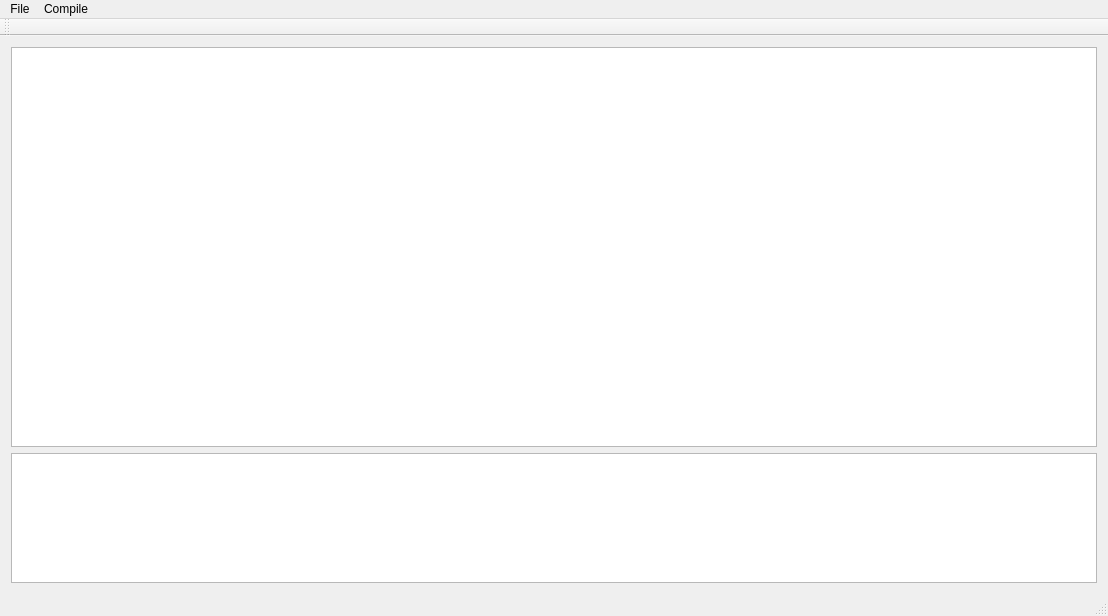
<?xml version="1.0" encoding="UTF-8"?>
<ui version="4.0">
 <class>MainWindow</class>
 <widget class="QMainWindow" name="MainWindow">
  <property name="geometry">
   <rect>
    <x>0</x>
    <y>0</y>
    <width>1108</width>
    <height>616</height>
   </rect>
  </property>
  <property name="windowTitle">
   <string>MainWindow</string>
  </property>
  <widget class="QWidget" name="centralWidget">
   <layout class="QVBoxLayout" name="verticalLayout_3">
    <item>
     <widget class="QPlainTextEdit" name="plainTextEdit">
      <property name="minimumSize">
       <size>
        <width>0</width>
        <height>400</height>
       </size>
      </property>
      <property name="locale">
       <locale language="English" country="UnitedStates"/>
      </property>
     </widget>
    </item>
    <item>
     <widget class="QListWidget" name="listWidget">
      <property name="maximumSize">
       <size>
        <width>16777215</width>
        <height>150</height>
       </size>
      </property>
     </widget>
    </item>
   </layout>
  </widget>
  <widget class="QMenuBar" name="menuBar">
   <property name="geometry">
    <rect>
     <x>0</x>
     <y>0</y>
     <width>1108</width>
     <height>21</height>
    </rect>
   </property>
   <property name="defaultUp">
    <bool>false</bool>
   </property>
   <widget class="QMenu" name="menuFile">
    <property name="title">
     <string>File</string>
    </property>
    <addaction name="actionOpen"/>
    <addaction name="actionSave"/>
   </widget>
   <widget class="QMenu" name="menuCompile">
    <property name="title">
     <string>Compile</string>
    </property>
    <addaction name="actionCompile"/>
   </widget>
   <addaction name="menuFile"/>
   <addaction name="menuCompile"/>
  </widget>
  <widget class="QStatusBar" name="statusBar"/>
  <widget class="QToolBar" name="toolBar">
   <property name="windowTitle">
    <string>toolBar</string>
   </property>
   <attribute name="toolBarArea">
    <enum>TopToolBarArea</enum>
   </attribute>
   <attribute name="toolBarBreak">
    <bool>false</bool>
   </attribute>
  </widget>
  <action name="actionOpen">
   <property name="text">
    <string>Open</string>
   </property>
  </action>
  <action name="actionSave">
   <property name="text">
    <string>Save</string>
   </property>
  </action>
  <action name="actionCompile">
   <property name="text">
    <string>Compile</string>
   </property>
  </action>
 </widget>
 <layoutdefault spacing="6" margin="11"/>
 <resources/>
 <connections/>
</ui>
